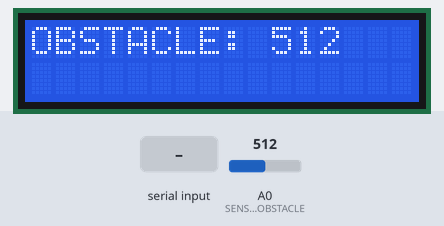
The sketch below on a simulated Arduino Uno, built with avr-gcc and run on an emulated ATmega328P. Parts: 16×2 character LCD. The inputs (shaded band) are chosen by the test bench; at power-on: A0 (SENSOR_OBSTACLE) = 512. What the sketch prints to the serial monitor is not drawn.

Above: at 4.2 s.
4.3 s: A0 (SENSOR_OBSTACLE) set to 716
At 5.6 s:
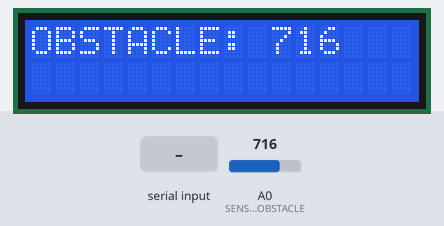
6.6 s: A0 (SENSOR_OBSTACLE) set to 900
At 7.9 s:
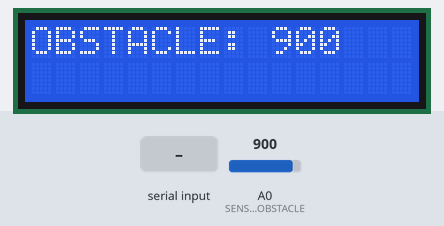
8.6 s: "lcdshow" received over Serial
At 11.4 s:
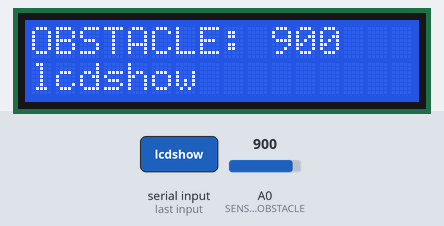
11.7 s: A0 (SENSOR_OBSTACLE) set to 1023
At 13.0 s:
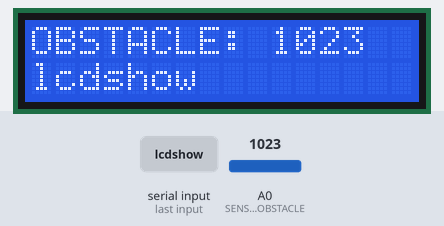
Timing chart, 0 to 14.7 s (numbered marks = the images above; inputs shaded):
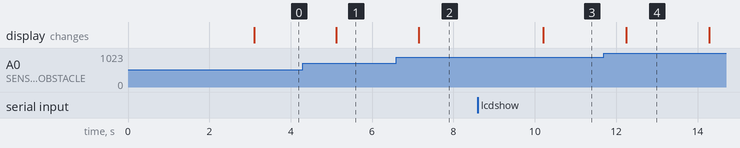

Measured:
- after the input at 4.3 s, the display: changes after 0.82 s (image 1)
- after the input at 6.6 s, the display: changes after 0.55 s (image 2)
- after the input at 8.6 s, the display: changes after 1.6 s (image 3)
- after the input at 11.7 s, the display: changes after 0.55 s (image 4)

The sketch:

IoTDemo.ino
```cpp
// Add the LCD library.
#include <LiquidCrystal_I2C.h>

// Initialize "LiquidCrystal_I2C" for the monitor LCD with the following config.
LiquidCrystal_I2C lcd(
    0x27, // address I2C is 0x27.
    16,   // With 16 columns.
    2     // With 2 rows.
);

const int SENSOR_OBSTACLE = A0;
const int TIME_DELAY = 1000;
const int MAX_TIMES_SHOW = 5;
const String EMPTY_LINE_16C = "                ";

int valueSensor = -1;
int countShow = 0;
String nameGuest;

void setup()
{
  Serial.begin(9600);
  pinMode(SENSOR_OBSTACLE, INPUT);

  // Start up the library.
  lcd.init();

  // Clear the screen, making sure there is no old content left before.
  lcd.clear();

  // Turn on the screen backlight.
  lcd.backlight();

  // At column 1, row 1, print the content...
  lcd.setCursor(0, 0);
  lcd.print("IoT Demo");

  // At column 1, row 2, print the content...
  lcd.setCursor(0, 1);
  lcd.print("TriLD");

  // Wait 3 TIME_DELAYs.
  delay(TIME_DELAY * 3);

  // Clear the screen.
  lcd.clear();

  // At column 1, row 1, print the content...
  lcd.setCursor(0, 0);
  lcd.print("OBSTACLE:");
}

void lcdshow(String text) {
  lcd.setCursor(0, 1);
  lcd.print(text);
  countShow += 1;
}

void loop()
{
  // Increase the count by 1 unit.
  valueSensor = analogRead(SENSOR_OBSTACLE);
  Serial.print("#s0!");
  Serial.println(valueSensor);

  // At column 8, row 1, print the content...
  lcd.setCursor(10, 0);
  lcd.print("     ");
  lcd.setCursor(10, 0);
  lcd.print(valueSensor);

  if (Serial.available()) {
    String commands = Serial.readString();
    int lastcmdIndex = commands.lastIndexOf('$');
    String cmd = commands.substring(lastcmdIndex + 1);

    int separatorIndex = cmd.indexOf('|');
    String functionName = cmd.substring(0, separatorIndex);
    String argument = cmd.substring(separatorIndex + 1);

    Serial.println(argument);

    if (countShow >= MAX_TIMES_SHOW && functionName == "lcdshow") {
      countShow = 0;
      nameGuest = argument;
      lcd.setCursor(0, 1);
      lcd.print(EMPTY_LINE_16C);
      lcdshow(nameGuest);
    }
  }

  if (countShow < MAX_TIMES_SHOW) {
    lcdshow(nameGuest);
  }
  else {
    if (countShow == MAX_TIMES_SHOW) {
      lcd.setCursor(0, 1);
      lcd.print(EMPTY_LINE_16C);
      countShow = MAX_TIMES_SHOW + 1; //make sure that no wellcome anymore and no clean text
    }
  }

  // Wait for TIME_DELAY ms to count continue.
  delay(TIME_DELAY);
}
```
